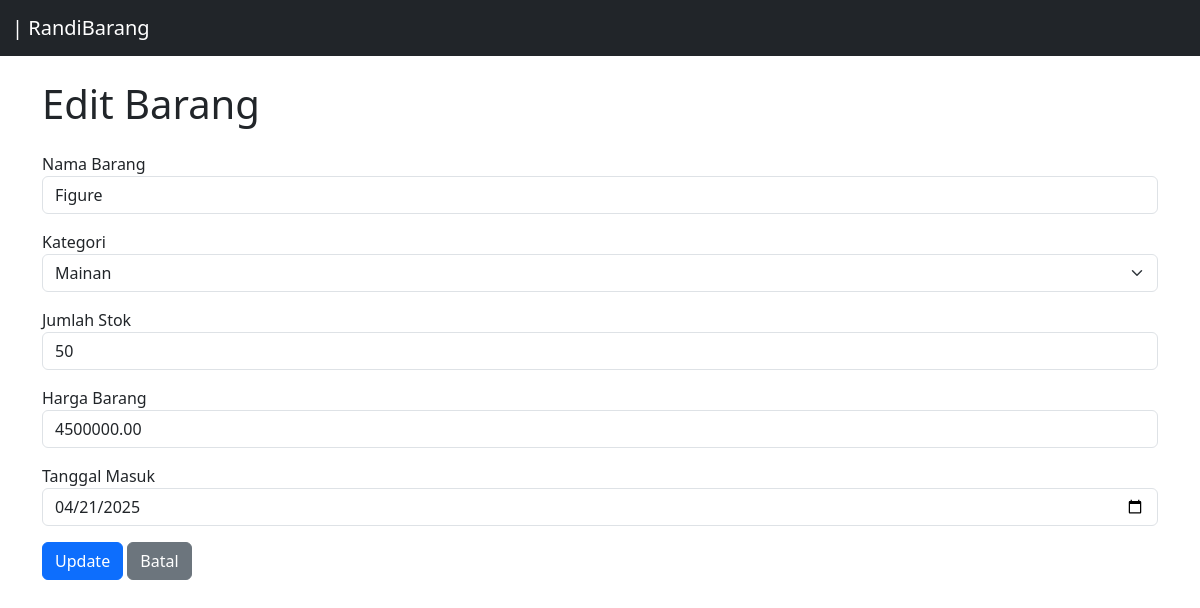
/edit_barang.php?id=19, run on the app's committed database.
### tables this page shows
CREATE TABLE `barang` (
  `id` int(11) NOT NULL,
  `nama_barang` varchar(100) NOT NULL,
  `kategori_id` int(11) NOT NULL,
  `jumlah_stok` int(11) NOT NULL,
  `harga_barang` decimal(15,2) NOT NULL,
  `tanggal_masuk` date NOT NULL
);

CREATE TABLE `kategori` (
  `id` int(25) NOT NULL,
  `nama_kategori` varchar(100) NOT NULL
);

### edit_barang.php (the view, shortened to what this page needs)
<?php
include 'db.php';
$queryKategori = "SELECT * FROM kategori";
$resultKategori = mysqli_query($koneksi, $queryKategori);
$id = $_GET['id'];
$query = "SELECT * FROM barang WHERE id = '$id'";
$result = mysqli_query($koneksi, $query);
$data = mysqli_fetch_assoc($result);
?>
<!DOCTYPE html>
<html lang="en">
<head>
  <link rel="stylesheet" href="https://cdn.jsdelivr.net/npm/bootstrap@5.3.0/dist/css/bootstrap.min.css">
</head>
<body>
<nav class="navbar navbar-expand-lg navbar-dark bg-dark">
  <div class="container-fluid">
    <a class="navbar-brand" href="index.php">| RandiBarang</a>
  </div>
</nav>
<div class="container mt-4">
    <h1 class="mb-4">Edit Barang</h1>
    <form method="POST" action="">
      <div class="mb-3">
        <label>Nama Barang</label>
        <input type="text" class="form-control" name="nama_barang"
               value="<?php echo $data['nama_barang']; ?>" required>
      </div>
      <div class="mb-3">
        <label>Kategori</label>
        <?php
          mysqli_data_seek($resultKategori, 0);
        ?>
        <select name="kategori_id" class="form-select" required>
          <?php while($rowCat = mysqli_fetch_assoc($resultKategori)): ?>
            <option value="<?php echo $rowCat['id']; ?>"
              <?php echo ($rowCat['id'] == $data['kategori_id']) ? 'selected' : ''; ?>>
              <?php echo $rowCat['nama_kategori']; ?>
            </option>
          <?php endwhile; ?>
        </select>
      </div>
      <div class="mb-3">
        <label>Jumlah Stok</label>
        <input type="number" class="form-control" name="jumlah_stok"
               value="<?php echo $data['jumlah_stok']; ?>" required>
      </div>
      <div class="mb-3">
        <label>Harga Barang</label>
        <input type="number" step="0.01" class="form-control" name="harga_barang"
               value="<?php echo $data['harga_barang']; ?>" required>
      </div>
      <div class="mb-3">
        <label>Tanggal Masuk</label>
        <input type="date" class="form-control" name="tanggal_masuk"
               value="<?php echo $data['tanggal_masuk']; ?>" required>
      </div>
      <button type="submit" name="update" class="btn btn-primary">Update</button>
      <a href="index.php" class="btn btn-secondary">Batal</a>
    </form>
</div>
</body>
</html>

### data on the page
barang: nama_barang "Figure", kategori_id "Mainan", jumlah_stok "50", harga_barang "4500000.00", tanggal_masuk "04/21/2025"
